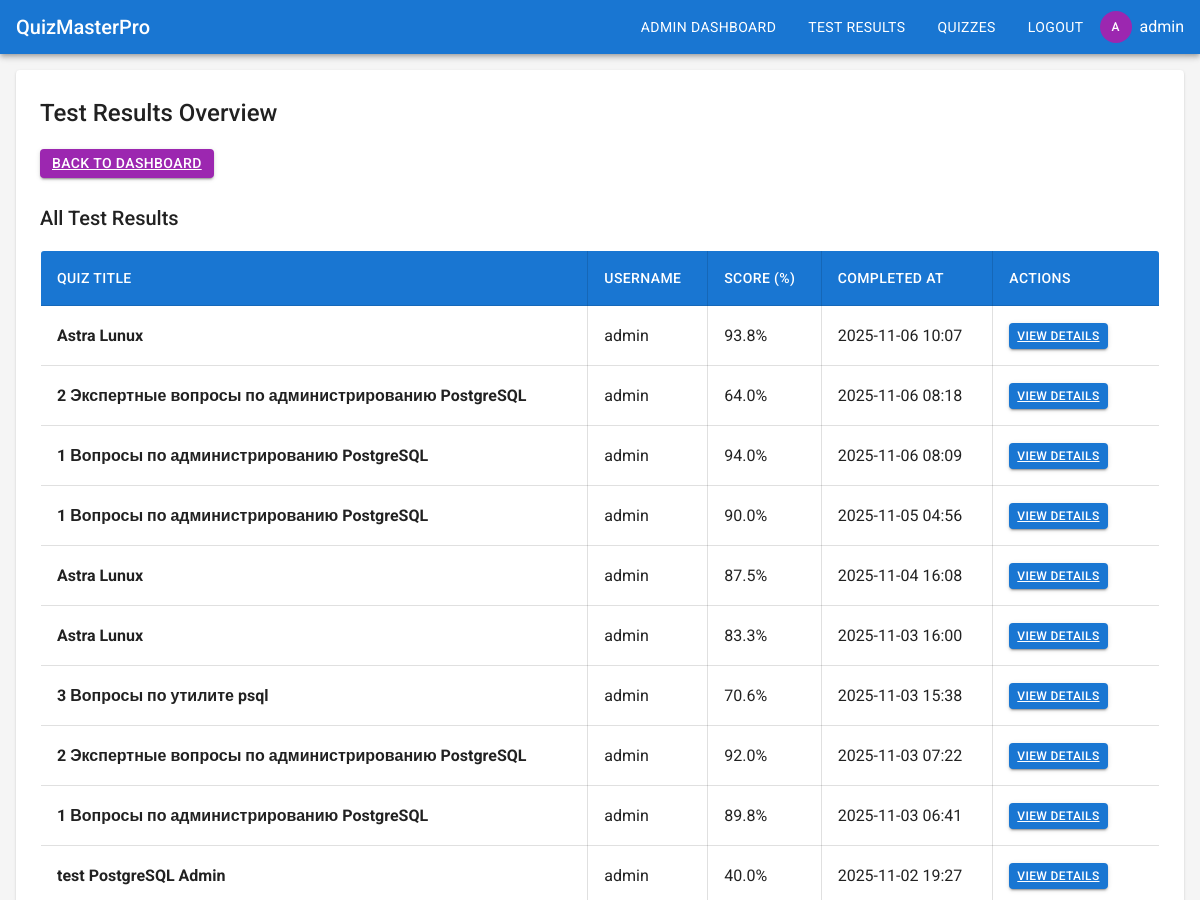
The page /admin/results (signed in, upper part) on the database as committed earlier.
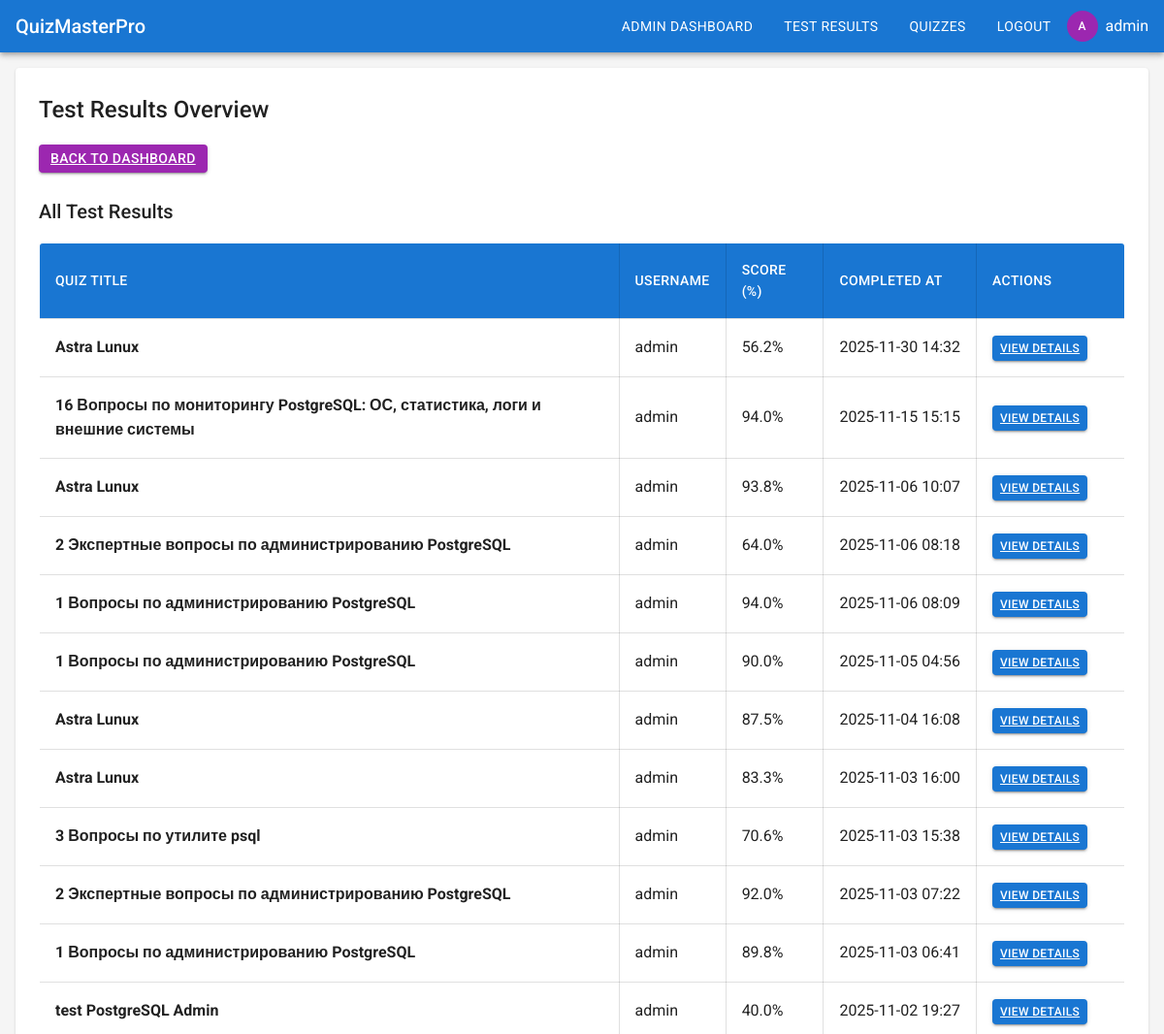
The same page on the database as committed later.
### app/models.py (models this page shows, shortened)
class User(db.Model, UserMixin):
    id = db.Column(db.Integer, primary_key=True)
    username = db.Column(db.String(64), index=True, unique=True)
    password_hash = db.Column(db.String(128))
    is_admin = db.Column(db.Boolean, default=False)
    created_at = db.Column(db.DateTime, default=datetime.utcnow)

class QuizResult(db.Model):
    id = db.Column(db.Integer, primary_key=True)
    user_id = db.Column(db.Integer, db.ForeignKey('user.id'))
    quiz_id = db.Column(db.Integer, db.ForeignKey('quiz.id'))
    score = db.Column(db.Float)
    completed_at = db.Column(db.DateTime, default=datetime.utcnow)
    details = db.Column(db.Text)  # JSON with answer details
    user = db.relationship('User', backref='results')
    quiz = db.relationship('Quiz', backref='results')

class Quiz(db.Model):
    id = db.Column(db.Integer, primary_key=True)
    title = db.Column(db.String(128), nullable=False)
    description = db.Column(db.Text)
    created_at = db.Column(db.DateTime, default=datetime.utcnow)
    created_by = db.Column(db.Integer, db.ForeignKey('user.id'))
    is_active = db.Column(db.Boolean, default=True)
    questions = db.relationship('Question', backref='quiz', lazy='dynamic', cascade='all, delete-orphan')

### app/routes/admin_routes.py (the view)
@admin_bp.route('/admin/results')
@admin_required
def results_overview():
    from sqlalchemy import text
    query = text("""
        SELECT qr.id, q.title, u.username, qr.score, qr.completed_at, qr.details
        FROM quiz_result qr
        inner join "user" u on qr.user_id = u.id
        inner join quiz q on qr.quiz_id = q.id
        order by qr.completed_at desc
    """)
    results = db.session.execute(query).fetchall()
    results_list = []
    for row in results:
        results_list.append({
            'id': row[0],
            'title': row[1],
            'username': row[2],
            'score': row[3],
            'completed_at': row[4],
            'details': row[5]  # JSON string, but not parsed here for overview
        })
    logger.info(f'Admin {current_user.username} accessed test results overview')
    return render_template('admin/results_overview.html', results=results_list)

### app/__init__.py (called while the page is built)
def create_app():
    app = Flask(__name__)
    app.config.from_object(Config)
    db.init_app(app)
    login_manager.init_app(app)
    login_manager.login_view = 'auth.login'
    from app.routes.main import main_bp
    from app.routes.auth_routes import auth_bp
    from app.routes.quiz_routes import quiz_bp
    from app.routes.admin_routes import admin_bp
    app.register_blueprint(main_bp)
    app.register_blueprint(auth_bp, url_prefix='/auth')
    app.register_blueprint(quiz_bp, url_prefix='/quizzes')
    app.register_blueprint(admin_bp)
    @login_manager.user_loader
    def load_user(user_id):
        from app.models import User
        return User.query.get(int(user_id))
    return app

### app/routes/admin_routes.py (called while the page is built)
def admin_required(f):
    @wraps(f)
    def decorated_function(*args, **kwargs):
        if not current_user.is_authenticated or not current_user.is_admin:
            logger.warning(f'Unauthorized access attempt by {current_user.username if current_user.is_authenticated else "anonymous"} to admin route')
            flash('Access denied. Admin privileges required.', 'error')
            return redirect(url_for('auth.login'))
        return f(*args, **kwargs)
    return decorated_function

### app/templates/admin/results_overview.html (shortened to what this page needs)
{% extends "base.html" %}
{% block content %}
<div class="card">
    <div class="card-content">
        <h2>Test Results Overview</h2>
        <a href="{{ url_for('admin.dashboard') }}" class="btn btn-secondary mb-3">Back to Dashboard</a>
        <h3>All Test Results</h3>
        {% if results %}
            <div class="table-responsive">
                <table class="table table-bordered table-hover">
                    <thead>
                        <tr>
                            <th>Quiz Title</th>
                            <th>Username</th>
                            <th>Score (%)</th>
                            <th style="white-space: nowrap;">Completed At</th>
                            <th style="min-width: 120px;">Actions</th>
                        </tr>
                    </thead>
                    <tbody>
                        {% for res in results %}
                        <tr>
                            <td><strong>{{ res.title }}</strong></td>
                            <td>{{ res.username }}</td>
                            <td>{{ "%.1f"|format(res.score) }}%</td>
                            <td style="white-space: nowrap;">{{ res.completed_at[:16] }}</td>
                            <td>
                                <a href="{{ url_for('admin.quiz_result_details', result_id=res.id) }}" class="btn btn-primary btn-sm" style="white-space: nowrap;">View Details</a>
                            </td>
                        </tr>
                        {% endfor %}
                    </tbody>
                </table>
            </div>
        {% else %}
            <p>No test results available.</p>
        {% endif %}
    </div>
</div>
{% endblock %}

### app/templates/base.html (shortened to what this page needs)
<!DOCTYPE html>
<html lang="en">
<head>
    <link rel="stylesheet" href="{{ url_for('static', filename='css/material.css') }}">
</head>
<body>
    <nav class="navbar">
        <a href="{{ url_for('main.index') }}" class="navbar-brand">QuizMasterPro</a>
        <div class="navbar-menu">
            {% if current_user.is_authenticated %}
                {% if current_user.is_admin %}
                    <a href="{{ url_for('admin.dashboard') }}" class="navbar-item">Admin Dashboard</a>
                    <a href="{{ url_for('admin.results_overview') }}" class="navbar-item">Test Results</a>
                {% endif %}
                <a href="{{ url_for('quiz.list_quizzes') }}" class="navbar-item">Quizzes</a>
                <a href="{{ url_for('auth.logout') }}" class="navbar-item">Logout</a>
                <div class="user-info">
                    <span class="avatar">{{ current_user.username[0] | upper }}</span>
                    <span>{{ current_user.username }}</span>
                </div>
            {% else %}
                <a href="{{ url_for('auth.login') }}" class="navbar-item">Login</a>
            {% endif %}
        </div>
    </nav>
    <div class="container">
        {% block content %}
        {% endblock %}
    </div>
</body>
</html>

### app/static/css/material.css (style rules this page uses)
:root { --primary: #1976d2; --primary-dark: #1565c0; --primary-light: #42a5f5; --secondary: #9c27b0; --secondary-dark: #7b1fa2; --secondary-light: #ba68c8; --error: #d32f2f; --warning: #ed6c02; --info: #0288d1; --success: #2e7d32; --background: #f5f5f5; --surface: #ffffff; --text-primary: rgba(0, 0, 0, 0.87); --text-secondary: rgba(0, 0, 0, 0.6); --text-disabled: rgba(0, 0, 0, 0.38); --divider: rgba(0, 0, 0, 0.12); }
body { font-family: 'Roboto', sans-serif; margin: 0; padding: 0; background-color: var(--background); color: var(--text-primary); line-height: 1.6; }
h1, h2, h3, h4, h5, h6 { font-weight: 500; margin: 0 0 1rem 0; }
h2 { font-size: 1.5rem; }
h3 { font-size: 1.25rem; }
.container { max-width: 1200px; margin: 0 auto; padding: 1rem; }
.card { background: var(--surface); border-radius: 4px; box-shadow: 0 2px 1px -1px rgba(0,0,0,0.2), 0 1px 1px 0 rgba(0,0,0,0.14), 0 1px 3px 0 rgba(0,0,0,0.12); padding: 1.5rem; margin-bottom: 1.5rem; }
.btn { display: inline-flex; align-items: center; justify-content: center; padding: 0.25rem 0.75rem; border-radius: 4px; font-size: 0.875rem; font-weight: 500; text-transform: uppercase; letter-spacing: 0.02857em; cursor: pointer; border: none; transition: background-color 250ms cubic-bezier(0.4, 0, 0.2, 1) 0ms, box-shadow 250ms cubic-bezier(0.4, 0, 0.2, 1) 0ms, border 250ms cubic-bezier(0.4, 0, 0.2, 1) 0ms; min-width: 64px; box-shadow: 0 3px 1px -2px rgba(0,0,0,0.2), 0 2px 2px 0 rgba(0,0,0,0.14), 0 1px 5px 0 rgba(0,0,0,0.12); line-height: 1.5; }
.btn-primary { background-color: var(--primary); color: white; }
.btn-secondary { background-color: var(--secondary); color: white; }
.btn-sm { padding: 0.25rem 0.5rem; font-size: 0.75rem; min-width: 48px; }
.navbar { background-color: var(--primary); color: white; padding: 0 1rem; box-shadow: 0 2px 4px -1px rgba(0,0,0,0.2), 0 4px 5px 0 rgba(0,0,0,0.14), 0 1px 10px 0 rgba(0,0,0,0.12); display: flex; justify-content: space-between; align-items: center; }
.navbar-brand { font-size: 1.25rem; font-weight: 500; text-decoration: none; color: white; }
.navbar-menu { display: flex; align-items: center; }
.navbar-item { padding: 1rem; color: white; text-decoration: none; font-size: 0.875rem; text-transform: uppercase; letter-spacing: 0.02857em; }
.user-info { display: flex; align-items: center; }
.avatar { width: 32px; height: 32px; border-radius: 50%; background-color: var(--secondary); color: white; display: flex; align-items: center; justify-content: center; margin-right: 0.5rem; font-size: 0.75rem; font-weight: 500; }
.mb-3 { margin-bottom: 1.5rem; }
.table-responsive { overflow-x: auto; margin: 1rem 0; }
.table { width: 100%; border-collapse: collapse; background-color: var(--surface); border-radius: 4px; overflow: hidden; box-shadow: 0 1px 3px rgba(0, 0, 0, 0.1); }
.table-bordered { border: 1px solid var(--divider); }
.table-bordered th, .table-bordered td { border: 1px solid var(--divider); }
.table th { background-color: var(--primary); color: white; font-weight: 500; text-align: left; padding: 1rem; font-size: 0.875rem; text-transform: uppercase; letter-spacing: 0.02857em; }
.table td { padding: 1rem; border-bottom: 1px solid var(--divider); color: var(--text-primary); transition: background-color 250ms cubic-bezier(0.4, 0, 0.2, 1) 0ms; }
.card-content .table-responsive:last-child { margin-bottom: 0; }

Rows that differ between the two databases and show on the page:
added QuizResult: title "Astra Lunux", username "admin", score "56.2", completed_at "2025-11-30 14:32"
added QuizResult: title "16 Вопросы по мониторингу PostgreSQL: ОС, статистика, логи и внешние системы", username "admin", score "94.0", completed_at "2025-11-15 15:15"
